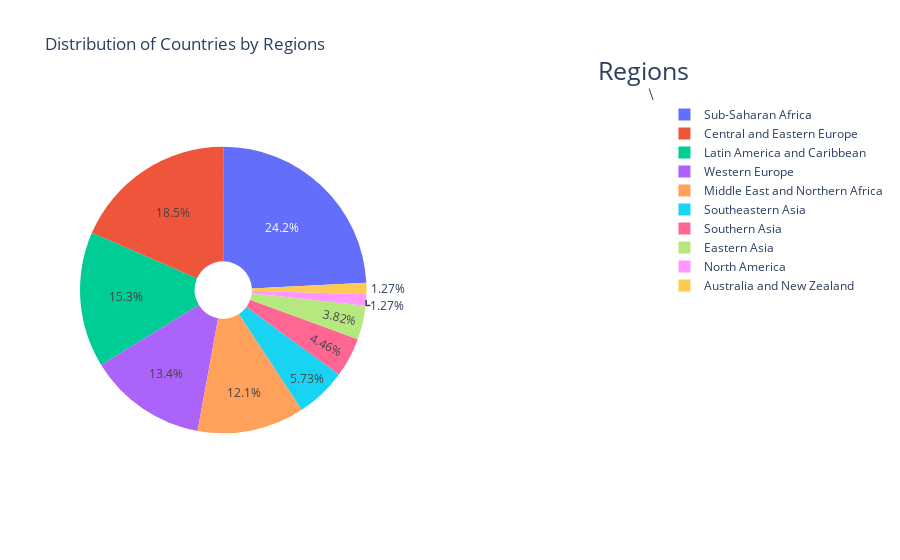

This figure's notebook cell:
### Code cell
#Pie Charts사용 - 2016년도 나라 지역 분포도
pie1 = df2.Country.value_counts()
labels = df2.Region

# figure
fig = {
  "data": [
    {
      "values": pie1,
      "labels": labels,
      "domain": {"x": [0, .5]},
      "name": "",
      "hoverinfo":"label+percent+name",
      "hole": .2,
      "type": "pie"
    },],
  "layout": {
        "title":"Distribution of Countries by Regions",
        "annotations": [
            { "font": { "size": 25},
              "showarrow": True,
              "text": "Regions",
                "x": 1,
                "y": 1,
            },
        ]
    }
}
iplot(fig)

### Figure 1 — Plotly figure (JSON) as saved in the notebook; plotly's stock layout.template omitted (floating-point values rounded to 4 significant figures; data arrays with more than 128 entries replaced by an {"elided": "..."} marker saying what was removed)
{"data": [{"domain": {"x": [0, 0.5]}, "hole": 0.2, "hoverinfo": "label+percent+name", "labels": {"elided": "157 str values"}, "name": "", "type": "pie", "values": {"elided": "157 int values"}}], "layout": {"annotations": [{"font": {"size": 25}, "showarrow": true, "text": "Regions", "x": 1, "y": 1}], "title": {"text": "Distribution of Countries by Regions"}}}
